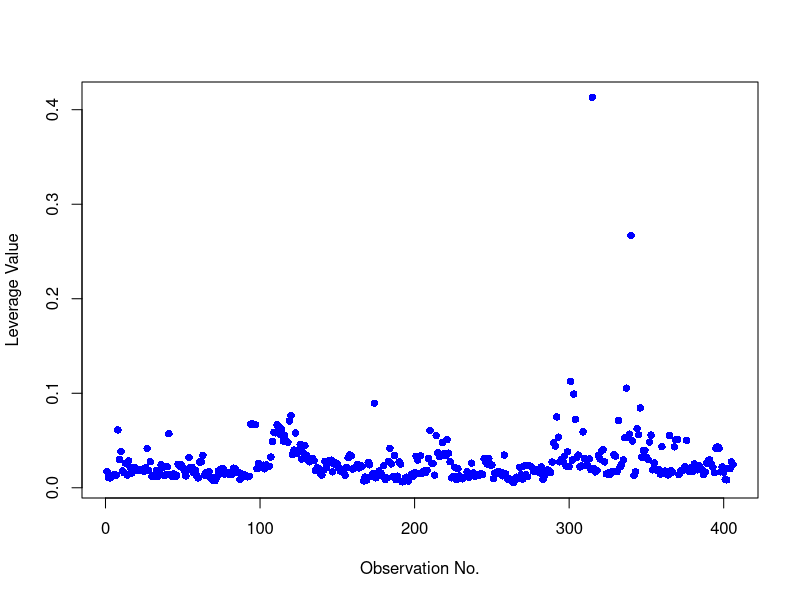
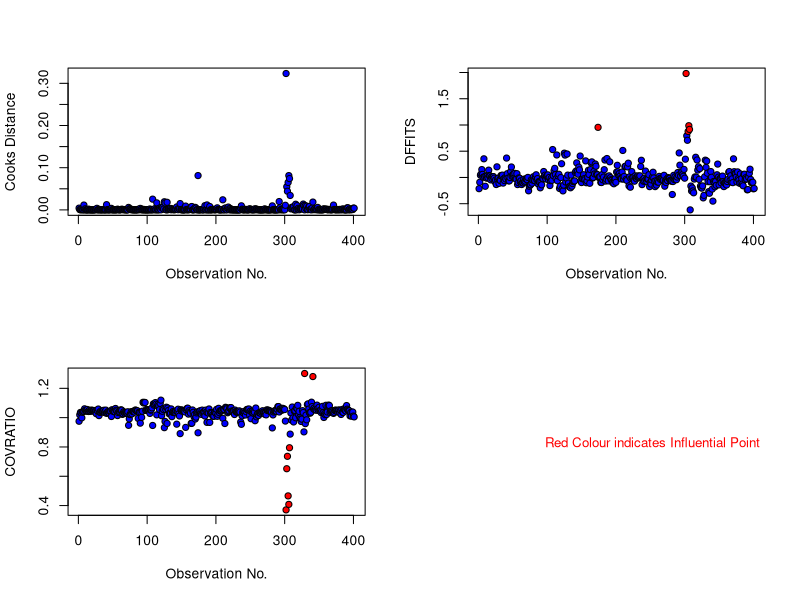
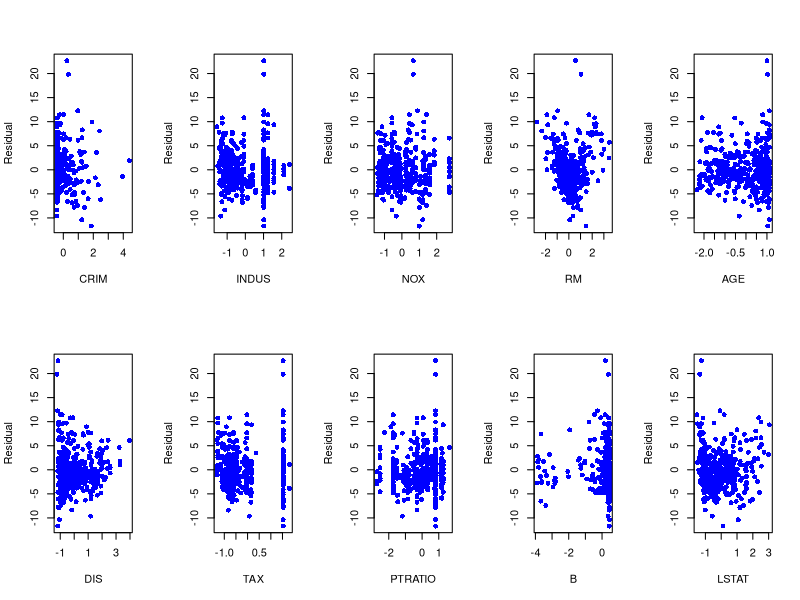
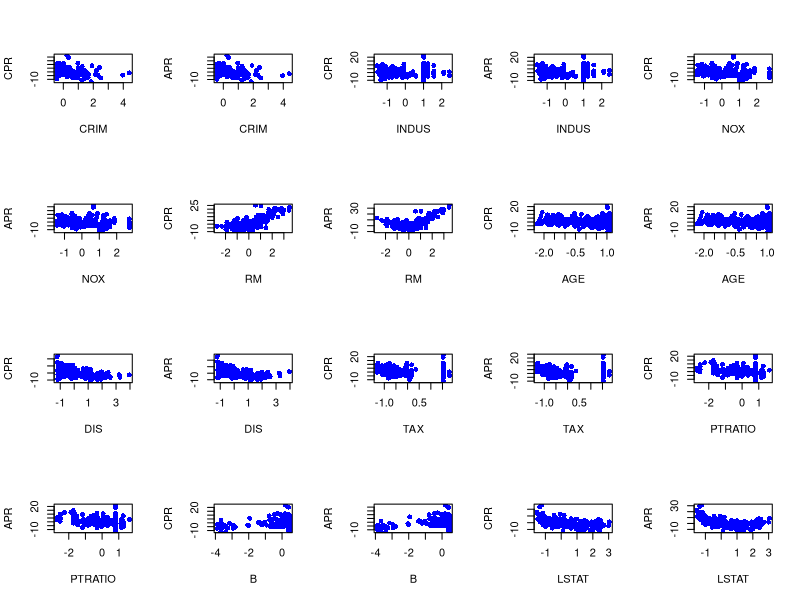
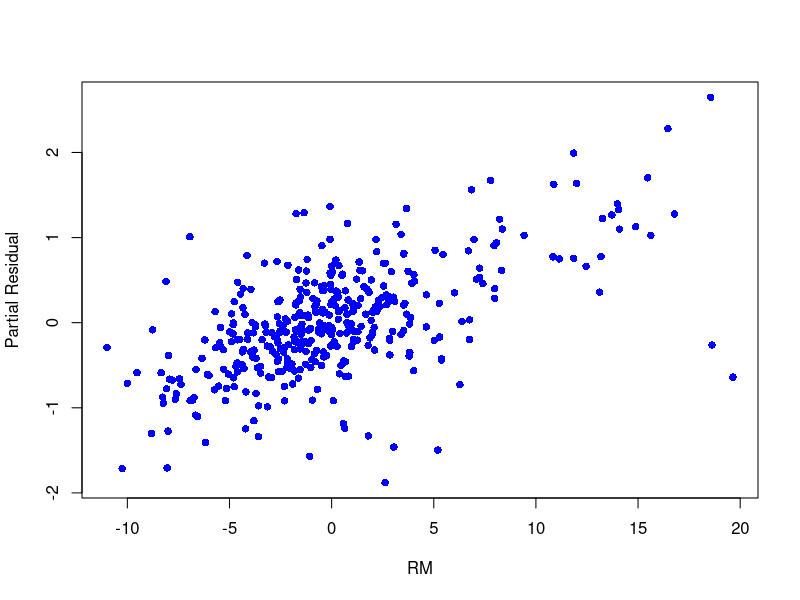
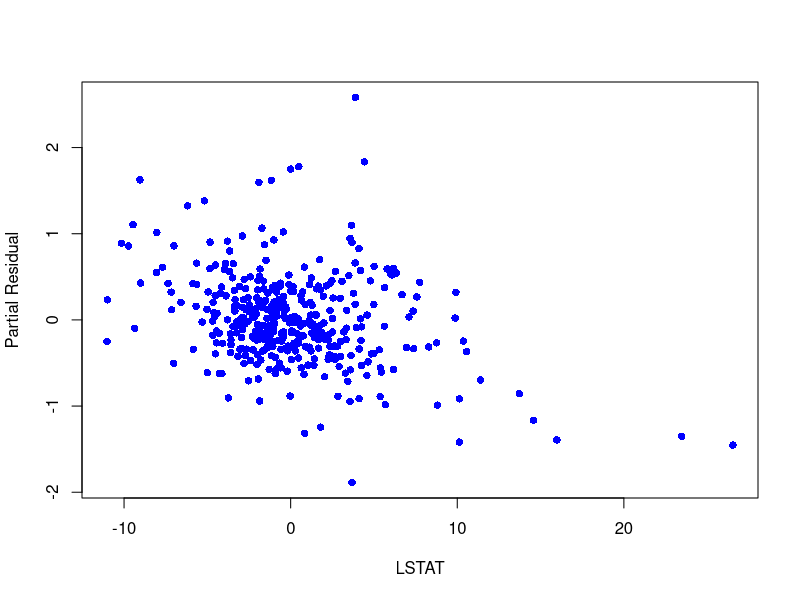
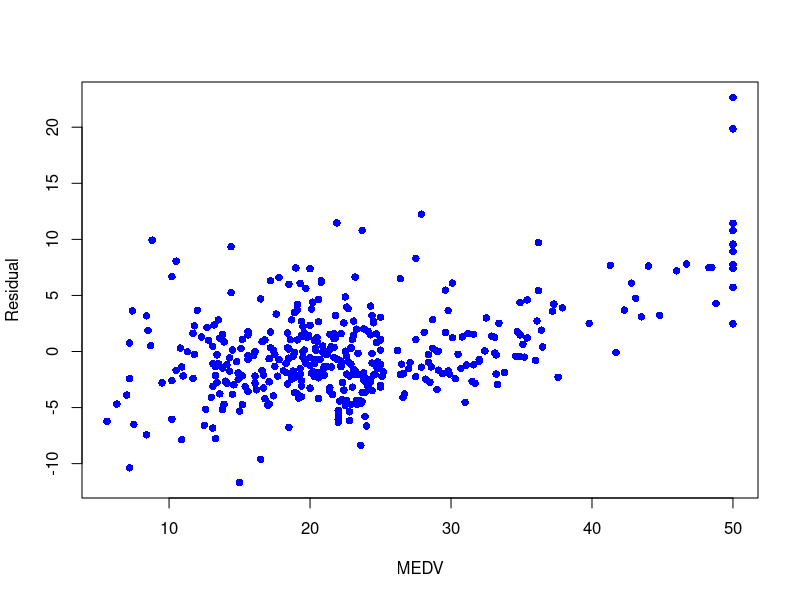
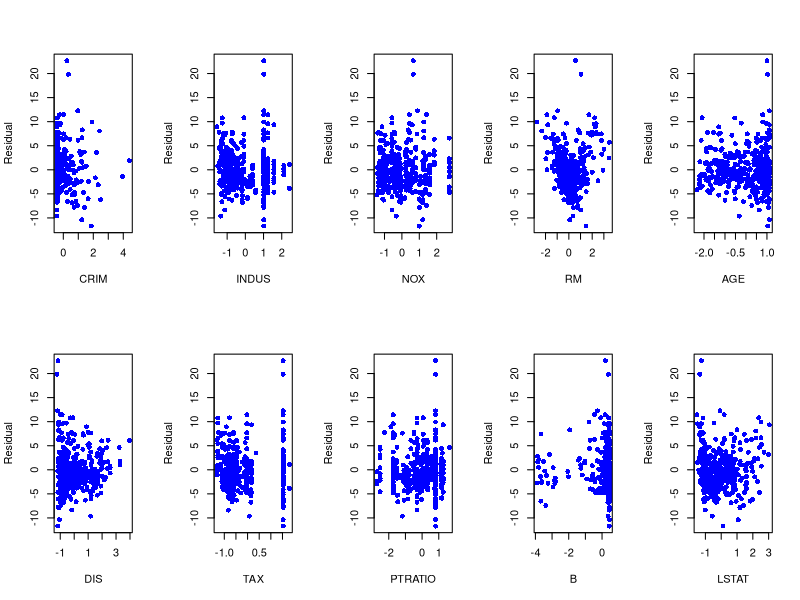

Write R code to recreate these figures, in order.
#################################### Loading and Overviewing Data ####################################

data = read.table("Boston_Housing.txt",header=T)
attach(data)
y = MEDV
n = length(y)
X = cbind(CRIM,INDUS,NOX,RM,AGE,DIS,TAX,PTRATIO,B,LSTAT)
X = cbind(rep(1,n),X)
colnames(X)[1] = 'INTERCEPT'
p = ncol(X)
detach(data)

for(i in 2:p)	#Standardizing regressors
	X[,i] = (X[,i]-mean(X[,i])) / sd(X[,i])



#################################### Dividing into Training & Test Data ####################################

set.seed(153)
n.test = 100
n.train = n - n.test
ind.test = sort(sample(1:n,n.test,replace=FALSE))
y.test = y[ind.test]
X.test = X[ind.test,]
y.train = y[-ind.test]
X.train = X[-ind.test,]



#################################### Implementing OLS ####################################

OLS = function(X,y)
{
	beta.hat = solve(crossprod(X)) %*% crossprod(X,y)
	y.hat = X %*% beta.hat
	err = y - y.hat
	RSS = sum(err^2)
	MSRes = RSS / (nrow(X)-ncol(X))
	r = {}
	r$beta.hat = beta.hat
	r$y.hat = y.hat
	r$err = err
	r$RSS = RSS
	r$MSRes = MSRes
	r
}

#################################### Implementing Box-Cox Transformation ####################################

BoxCox = function(x,L)
{
	if(L!=0) u=(x^L-1)/L else u=log(x)
	u
}


#################################### Computing RMSE ####################################

OLS.train = OLS(X.train,y.train)
beta.hat = OLS.train$beta.hat
y.test.hat = X.test %*% beta.hat
RMSE = sqrt(sum((y.test-y.test.hat)^2) / n.test)
message("RMSE before dropping observations: ",round(RMSE,4))



#################################### Dealing with Leverage & Influential Points ####################################

# Leverage Points

#.....................................................................#
leverage.cutoff = 2*p / n.train + 2*0.02

# Note: Cutoff is subject to modification as per requirement!
#.....................................................................#

H = X.train %*% solve(crossprod(X.train)) %*% t(X.train)
plot(1:n.train,diag(H),pch=16,col='blue', xlab='Observation No.',ylab='Leverage Value')
leverage.ind = which(diag(H)>leverage.cutoff)
message("No. of Leverage Points (at Cutoff ",round(leverage.cutoff,4),"): ",length(leverage.ind))
X.train = X.train[-leverage.ind,]
y.train = y.train[-leverage.ind]
n.train = nrow(X.train)
OLS.train = OLS(X.train,y.train)
beta.hat = OLS.train$beta.hat
y.test.hat = X.test %*% beta.hat
RMSE = sqrt(sum((y.test-y.test.hat)^2) / n.test)
message("RMSE after dropping leverage points: ",round(RMSE,4))


# Influential Points (after dropping leverage points)

#.....................................................................#
CooksD.cutoff = 1
DFFITS.cutoff = 2 * sqrt(p/n.train) + 2*0.25
COVRATIO.cutoff = 3*p/n.train + 1*0.1
DFBETAS.cutoff = 2 / sqrt(n.train)

# Note: Cutoffs are subject to modifications as per requirement!
#.....................................................................#

OLS.train = OLS(X.train,y.train)
beta.hat = OLS.train $ beta.hat
MSRes = OLS.train $ MSRes
y.train.hat = OLS.train $ y.hat
C = solve(crossprod(X.train))
H = X.train %*% C %*% t(X.train)

CooksD = 0
DFFITS = 0
COVRATIO = 0
DFBETAS = matrix(0,n.train,p)
for(i in 1:n.train)
{
	OLS.i = OLS(X.train[-i,],y.train[-i])
	beta.hat.i = OLS.i $ beta.hat
	y.i.hat = X.train %*% beta.hat.i
	Si2 = OLS.i $ MSRes
	CooksD[i] = sum((y.i.hat - y.train.hat)^2) / (p*MSRes)
	DFFITS[i] = (y.train.hat[i] - y.i.hat[i]) / sqrt(H[i,i] * Si2)
	COVRATIO[i] = (Si2/MSRes)^p / (1-H[i,i])
	for(j in 1:p)
		DFBETAS[i,j] = (beta.hat[j]-beta.hat.i[j]) / sqrt(Si2*C[j,j])
}

Inf.Analysis_CooksD = data.frame(i=1:n.train,im=CooksD,d=rep(0,n.train))
Inf.Analysis_DFFITS = data.frame(i=1:n.train,im=DFFITS,d=rep(0,n.train))
Inf.Analysis_COVRATIO = data.frame(i=1:n.train,im=COVRATIO,d=rep(0,n.train))
Inf.Analysis_DFBETAS = cbind(1:n.train, matrix(0,n.train,p+1))
for(i in 1:n.train)
{
	count.1 = 0
	for(j in 1:p)
	{
		if (abs(DFBETAS[i,j]) > DFBETAS.cutoff)
		{
			Inf.Analysis_DFBETAS[i,j+1] = 1
			count.1 = count.1 + 1
		}
	}
	if(count.1>0.6*p) Inf.Analysis_DFBETAS[i,p+2] = 1
}

Inf.Analysis_CooksD $ d[which(CooksD>CooksD.cutoff)] = 1
message("No. of Points Suspected to be Influential by Cooks Distance (at Cutoff ",round(CooksD.cutoff,4),"): ",length(which(Inf.Analysis_CooksD$d == 1)))
Inf.Analysis_DFFITS $ d[which(abs(DFFITS)>DFFITS.cutoff)] = 1
message("No. of Points Suspected to be Influential by DFFITS (at Cutoff ",round(DFFITS.cutoff,4),"): ",length(which(Inf.Analysis_DFFITS$d == 1)))
Inf.Analysis_COVRATIO $ d[which(abs(COVRATIO-1)>COVRATIO.cutoff)] = 1
message("No. of Points Suspected to be Influential by COVRATIO (at Cutoffs ",round(1-COVRATIO.cutoff,4)," and ",round(1+COVRATIO.cutoff,4),"): ",length(which(Inf.Analysis_COVRATIO$d == 1)))
message("No. of Points Suspected to be Influential by DFBETAS (at Cutoff ",round(DFBETAS.cutoff,4),"): ",length(which(Inf.Analysis_DFBETAS[,p+2] == 1)))

par(mfrow=c(2,2))
	plot(Inf.Analysis_CooksD$i,Inf.Analysis_CooksD$im, pch=21, bg=c('blue')[unclass(as.factor(Inf.Analysis_CooksD$d))], xlab='Observation No.',ylab='Cooks Distance', xlim=c(1,n.train))
	plot(Inf.Analysis_DFFITS$i,Inf.Analysis_DFFITS$im, pch=21, bg=c('blue','red')[unclass(as.factor(Inf.Analysis_DFFITS$d))], xlab='Observation No.',ylab='DFFITS', xlim=c(1,n.train))
	plot(Inf.Analysis_COVRATIO$i,Inf.Analysis_COVRATIO$im, pch=21, bg=c('blue','red')[unclass(as.factor(Inf.Analysis_COVRATIO$d))], xlab='Observation No.',ylab='COVRATIO', xlim=c(1,n.train))
mtext("Red Colour indicates Influential Point          ",
	side=1,line=-10,adj=1,outer=TRUE,col='red',cex=0.8)
Inf.Analysis = cbind(1:n.train,Inf.Analysis_CooksD$d,Inf.Analysis_DFFITS$d,Inf.Analysis_COVRATIO$d,Inf.Analysis_DFBETAS[,p+2])
count.inf = array(0,n.train)
for(i in 1:n.train)
{
	for(j in 2:5)
	{
		if(Inf.Analysis[i,j]==1)
			count.inf[i] = count.inf[i] + 1
	}
}
influential.ind = which(count.inf>=3 & Inf.Analysis[,4]==1)
X.train.temp = X.train
y.train.temp = y.train
if(length(influential.ind)!=0)
{
	X.train.temp = X.train[-influential.ind,]
	y.train.temp = y.train[-influential.ind]
	n.train.temp = nrow(X.train.temp)
}
message("No. of Influential Points: ",length(influential.ind))

OLS.temp = OLS(X.train.temp,y.train.temp)
beta.hat = OLS.temp$beta.hat
y.test.hat = X.test %*% beta.hat
RMSE.temp = sqrt(sum((y.test-y.test.hat)^2) / n.test)
message("RMSE after dropping influential observations: ",round(RMSE.temp,4))

X.train = X.train.temp
y.train = y.train.temp
n.train = nrow(X.train)
RMSE = RMSE.temp



#################################### Dealing with Curvature ####################################

OLS.train = OLS(X.train,y.train)
beta.hat = OLS.train $ beta.hat
err = OLS.train $ err

par(mfrow=c(2,5))	#Plotting Residuals vs Regressors
for(j in 2:p)
	plot(X.train[,j],err,pch=16,col='blue', xlab=colnames(X.train)[j],ylab='Residual')

par(mfrow=c(4,5))	#APR and CPR Plots
for(j in 2:p)
{
	CPR.j = err + beta.hat[j]*X.train[,j]
	X.star = cbind(X.train,X.train[,j]^2)
	OLS.star = OLS(X.star,y.train)
	beta.star = OLS.star $ beta.hat
	err.star = OLS.star $ err
	APR.j = err + beta.star[j]*X.star[,j] + beta.star[length(beta.star)]*X.star[,ncol(X.star)]
	
	plot(X.train[,j],CPR.j,pch=16,col='blue', xlab=colnames(X.train)[j],ylab='CPR')
	plot(X.train[,j],APR.j,pch=16,col='blue', xlab=colnames(X.train)[j],ylab='APR')
}


# Non-linearity suspected for RM and LSTAT

# Removing Non-Linearity

# For RM
reg.RM = which(colnames(X.train)=='RM')	#identifying the regressor which seems to be non-linearly to E(y)
X_RM = X.train[,-reg.RM]
x.RM = X.train[,reg.RM]
err.y_RM = OLS(X_RM,y.train) $ err
err.RM.X_RM = OLS(X_RM,x.RM) $ err
par(mfrow=c(1,1))
plot(err.y_RM,err.RM.X_RM,pch=16,col='blue', xlab=colnames(X.train)[reg.RM],ylab='Partial Residual')

# For LSTAT
reg.LSTAT = which(colnames(X.train)=='LSTAT')
X_LSTAT = X.train[,-reg.LSTAT]
x.LSTAT = X.train[,reg.LSTAT]
err.y_LSTAT = OLS(X_LSTAT,y.train) $ err
err.LSTAT.X_LSTAT = OLS(X_LSTAT,x.LSTAT) $ err
par(mfrow=c(1,1))
plot(err.y_LSTAT,err.LSTAT.X_LSTAT,pch=16,col='blue', xlab=colnames(X.train)[reg.LSTAT],ylab='Partial Residual')

OLS.LSTAT = OLS(x.LSTAT,log(y.train))	#Transformation used: y = b^x
parameter.nonlinear.LSTAT = as.numeric(exp(OLS.LSTAT $ beta.hat))
LSTAT.new = parameter.nonlinear.LSTAT ^ x.LSTAT
cor.old.LSTAT = cor(y.train,x.LSTAT)
cor.new.LSTAT = cor(y.train,LSTAT.new)
message("Correlation:\tAfter transformation: ",cor.new.LSTAT,"\tBefore transformation: ",cor.old.LSTAT)


X.new = X.train
X.new[,reg.LSTAT] = LSTAT.new
beta.hat.new = OLS(X.new,y.train) $ beta.hat
y.test.hat.new = X.test %*% beta.hat.new
RMSE.new = sqrt(sum((y.test-y.test.hat.new)^2) / n.test)
message("RMSE:\tBefore transformation: ",round(RMSE,4),"\tAfter transformation: ",round(RMSE.new,4))

if(RMSE.new<=RMSE)
{
	X.train = X.new
	RMSE = RMSE.new
}



#################################### Dealing with Heteroscedasticity ####################################

OLS.train = OLS(X.train,y.train)
beta.hat = OLS.train $ beta.hat
err = OLS.train $ err
err2 = err * err
plot(y.train,err,pch=16,col='blue', xlab='MEDV',ylab='Residual')
par(mfrow=c(2,5))
for(j in 2:p)
	plot(X.train[,j],err,pch=16,col='blue', xlab=colnames(X.train)[j],ylab='Residual')
par(mfrow=c(2,5))
for(j in 2:p)
	plot(X.train[,j],err2,pch=16,col='blue', xlab=colnames(X.train)[j],ylab='Estimate of Error Variance (e^2)')


# Breusch-Pagan Test

di.star = n.train*err2 / sum(err2)
ind = which(colnames(X.train)=='CRIM' | colnames(X.train)=='AGE' | 
		colnames(X.train)=='DIS' | colnames(X.train)=='B')
Z = X.train[,c(1,ind)]	#obtained from the plots of ei^2 vs xj
di.star.hat = OLS(Z,di.star) $ y.hat
Q.BP = n.train * cor(di.star,di.star.hat)^2
message("Value of test statistic for Breusch Pagan Test: ",round(Q.BP,4))
if(Q.BP>qchisq(0.95,ncol(Z))) message("Reject Homoscedasticity Assumption") else message("Accept Homoscedasticity Assumption")


# Estimating Regression Coefficients in the presence of Heteroscedasticity

beta.hat.0 = OLS(X.train,y.train) $ beta.hat
beta.hat.1 = beta.hat.0
alpha.hat.0 = OLS(Z,log(err2)) $ beta.hat
alpha.hat.1 = alpha.hat.0
Sigma.hat = diag(0,n.train)
while(sum(beta.hat.1-beta.hat.0)^2 <= 0.1 & sum(alpha.hat.1-alpha.hat.0)^2 <= 0.1)
{
	beta.hat.0 = beta.hat.1
	alpha.hat.0 = alpha.hat.1
	err2.I = (y.train - X.train %*% beta.hat.0)^2
	OLS.I = OLS(Z,log(err2.I))
	alpha.hat.1 = OLS.I $ beta.hat
	Sigma.hat = diag(as.vector(OLS.I $ y.hat))
	beta.hat.1 = solve(t(X.train)%*%solve(Sigma.hat)%*%X.train) %*% t(X.train)%*%solve(Sigma.hat)%*%y.train
}

y.test.hat.new = X.test %*% beta.hat.1
RMSE.new = sqrt(sum((y.test-y.test.hat.new)^2) / n.test)
message("RMSE:\tBased on New Estimate: ",round(RMSE.new,4),"\tBased on Old Estimate: ",round(RMSE,4))

if(RMSE>RMSE.new)
{
	RMSE = RMSE.new
	X.train = sqrt(solve(Sigma.hat)) %*% X.train
	y.train = sqrt(solve(Sigma.hat)) %*% y.train
}


#################################### Dealing with Non-Normality ####################################

# Q-Q Plot (before transformation)

H = X.train %*% solve(crossprod(X.train)) %*% t(X.train)
OLS.train = OLS(X.train,y.train)
err = OLS.train $ err
R.student = array(0)
for(i in 1:n.train)
{
	Si2 = OLS(X.train[-i,],y.train[-i]) $ MSRes
	R.student[i] = err[i] / sqrt(Si2*(1-H[i,i]))
}
par(mfrow=c(1,1))
plot(qt(seq(0.01,0.99,0.01),n.train-p),quantile(R.student,seq(0.01,0.99,0.01)),
	xlab='Population Quantile',ylab='Sample Quantile',main='Q-Q Plot')
abline(a=0,b=1,col='red')


# Box-Cox Transformation & Profile Likelihood Method

lambda.val = seq(-2,2,0.01)
g.lambda = array(0)
for(i in 1:length(lambda.val))
{
	y.lambda = BoxCox(y.train,lambda.val[i])
	OLS.lambda = OLS(X.train,y.lambda)
	beta.hat.lambda = OLS.lambda $ beta.hat
	RSS.lambda = OLS.lambda $ RSS
	sigma2.lambda = RSS.lambda / n.train
	g.lambda[i] = -0.5*n.train*(log(2*pi*sigma2.lambda) + 1) + n.train*(lambda.val[i]-1)*mean(log(y.train))
}
plot(lambda.val,g.lambda,type='l',col='red', xaxt='n',xlab=expression(lambda),ylab=expression(paste('g(',lambda,')')))
axis(side=1,at=seq(-2,2,0.1),tck=1)

lambda = 0.2	#obtained from the plot


# Q-Q Plot (after transformation)

y.BoxCox = BoxCox(y.train,lambda)
OLS.BoxCox = OLS(X.train,y.BoxCox)
err = OLS.BoxCox $ err
R.student = array(0)
for(i in 1:n.train)
{
	Si2 = OLS(X.train[-i,],y.BoxCox[-i]) $ MSRes
	R.student[i] = err[i] / sqrt(Si2*(1-H[i,i]))
}
plot(qt(seq(0.01,0.99,0.01),n.train-p),quantile(R.student,seq(0.01,0.99,0.01)),
	xlab='Population Quantile',ylab='Sample Quantile',main='Q-Q Plot')
abline(a=0,b=1,col='red')

#######################################################################################################